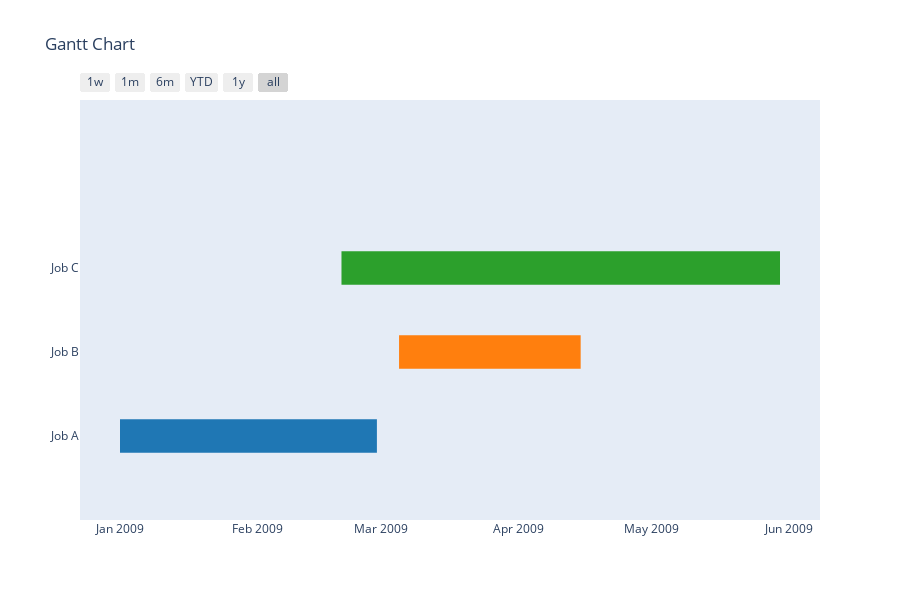

Notebook code for this chart:
### Markdown cell above
### Gantt Charts

Gantt charts are a popular project management tool used to visually represent project schedules and timelines. They provide a horizontal timeline with bars representing different tasks or activities, along with their start and end dates. Gantt charts help project managers and teams understand the project's timeline, dependencies, and progress at a glance.

### Code cell
# importing figure_factory from plotly
import plotly.figure_factory as ff

# Create a list of dictionaries representing the tasks
df = [
    dict(Task="Job A", Start='2009-01-01', Finish='2009-02-28'),
    dict(Task="Job B", Start='2009-03-05', Finish='2009-04-15'),
    dict(Task="Job C", Start='2009-02-20', Finish='2009-05-30')
]

# Create the Gantt chart
fig = ff.create_gantt(df)

# Display the chart
fig.show()

### Figure 1 — Plotly figure (JSON) as saved in the notebook; plotly's stock layout.template omitted (floating-point values rounded to 4 significant figures)
{"data": [{"fill": "toself", "fillcolor": "rgb(255, 127, 14)", "hoverinfo": "name", "legendgroup": "rgb(255, 127, 14)", "mode": "none", "name": "Job B", "type": "scatter", "x": ["2009-03-05", "2009-04-15", "2009-04-15", "2009-03-05"], "y": [0.8, 0.8, 1.2, 1.2]}, {"fill": "toself", "fillcolor": "rgb(31, 119, 180)", "hoverinfo": "name", "legendgroup": "rgb(31, 119, 180)", "mode": "none", "name": "Job A", "type": "scatter", "x": ["2009-01-01", "2009-02-28", "2009-02-28", "2009-01-01"], "y": [-0.2, -0.2, 0.2, 0.2]}, {"fill": "toself", "fillcolor": "rgb(44, 160, 44)", "hoverinfo": "name", "legendgroup": "rgb(44, 160, 44)", "mode": "none", "name": "Job C", "type": "scatter", "x": ["2009-02-20", "2009-05-30", "2009-05-30", "2009-02-20"], "y": [1.8, 1.8, 2.2, 2.2]}, {"legendgroup": "rgb(255, 127, 14)", "marker": {"color": "rgb(255, 127, 14)", "opacity": 0, "size": 1}, "mode": "markers", "name": "", "showlegend": false, "text": [null, null], "type": "scatter", "x": ["2009-03-05", "2009-04-15"], "y": [1, 1]}, {"legendgroup": "rgb(31, 119, 180)", "marker": {"color": "rgb(31, 119, 180)", "opacity": 0, "size": 1}, "mode": "markers", "name": "", "showlegend": false, "text": [null, null], "type": "scatter", "x": ["2009-01-01", "2009-02-28"], "y": [0, 0]}, {"legendgroup": "rgb(44, 160, 44)", "marker": {"color": "rgb(44, 160, 44)", "opacity": 0, "size": 1}, "mode": "markers", "name": "", "showlegend": false, "text": [null, null], "type": "scatter", "x": ["2009-02-20", "2009-05-30"], "y": [2, 2]}], "layout": {"height": 600, "hovermode": "closest", "showlegend": false, "title": {"text": "Gantt Chart"}, "xaxis": {"rangeselector": {"buttons": [{"count": 7, "label": "1w", "step": "day", "stepmode": "backward"}, {"count": 1, "label": "1m", "step": "month", "stepmode": "backward"}, {"count": 6, "label": "6m", "step": "month", "stepmode": "backward"}, {"count": 1, "label": "YTD", "step": "year", "stepmode": "todate"}, {"count": 1, "label": "1y", "step": "year", "stepmode": "backward"}, {"step": "all"}]}, "showgrid": false, "type": "date", "zeroline": false}, "yaxis": {"autorange": false, "range": [-1, 4], "showgrid": false, "ticktext": ["Job A", "Job B", "Job C"], "tickvals": [0, 1, 2], "zeroline": false}}}
